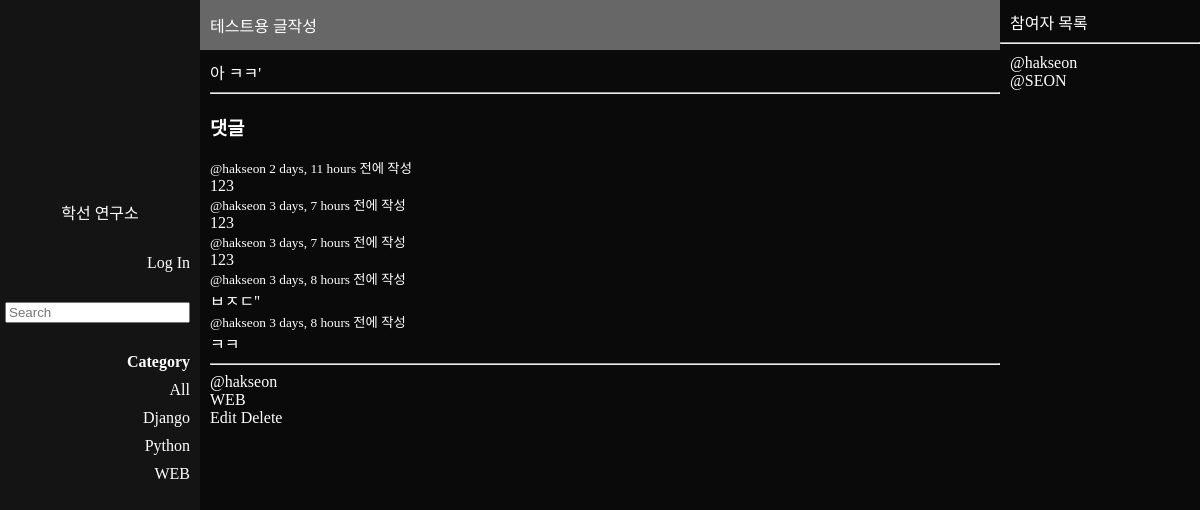
Screenshot of /post/9/ with the database file from the repository.
### app1/models.py (models this page shows, shortened)
class Topic(models.Model):
    name = models.CharField(max_length=200)

class Post(models.Model):
    host = models.ForeignKey(User, on_delete=models.SET_NULL, null=True)
    topic = models.ForeignKey(Topic, on_delete=models.SET_NULL, null=True)
    name = models.CharField(max_length=200)
    description = models.TextField(null=True, blank=True)
    participants = models.ManyToManyField(User, related_name="participants", blank=True)
    updated = models.DateTimeField(auto_now=True)
    created = models.DateTimeField(auto_now_add=True)
    class Meta:
        ordering = ["-updated", "-created"]

class Message(models.Model):
    user = models.ForeignKey(User, on_delete=models.CASCADE)
    post = models.ForeignKey(Post, on_delete=models.CASCADE)
    body = models.TextField()
    updated = models.DateTimeField(auto_now=True)
    created = models.DateTimeField(auto_now_add=True)
    class Meta:
        ordering = ["-updated", "-created"]

### app1/views.py (the view)
# urls.py: path("post/<str:pk>/", views.post, name="post"),
def post(request, pk):
    post = Post.objects.get(id=pk)
    post_messages = post.message_set.all().order_by("-created")
    participants = post.participants.all()
    topics = Topic.objects.all()
    if request.method == "POST":
        message = Message.objects.create(
            user=request.user, post=post, body=request.POST.get("body")
        )
        post.participants.add(request.user)
        return redirect("post", pk=post.id)
    context = {
        "post": post,
        "post_messages": post_messages,
        "participants": participants,
        "topics": topics,
    }
    return render(request, "app1/post.html", context)

### app1/templates/app1/post.html (shortened to what this page needs)
{% extends 'main.html' %}
{% block content %}
<div class="post">
    <div class="post_title">
        <div>{{post.name}}</div>
    </div>
    <div class="post_content">
        <div>{{post.description}}</div>
        <hr>
        <div class="comment-container">
            <h3>댓글</h3>
            {% for message in post_messages %}
                <div>
                    <small>@{{ message.user }} {{ message.created|timesince }} 전에 작성</small>
                    <p>{{ message.body }}</p>
                </div>
            {% endfor %}
        </div>
        <hr>
        <div class="preview_host">@{{post.host.username}}</div>
        <div class="preview_category">{{post.topic.name}}</div>
        <a href="{% url 'update-post' post.id %}">Edit</a>
        <a href="{% url 'delete-post' post.id %}">Delete</a>
    </div>
</div>
<div class="sidebar">
    <div class="participants">참여자 목록</div>
    <hr>
    <div class="participants">
        {% for user in participants %}
            <div><p>@{{user.username}}</p></div>
        {% endfor %}
    </div>
</div>
{% endblock %}

### templates/aside.html
<div class="lab_banner">
    <img class="lab_banner_image" src="https://static-cdn.jtvnw.net/jtv_user_pictures/3c96d34dca9cd742-profile_image-300x300.jpeg" alt="">
</div>
<div class="profile">
    <div class="profile_name"><a href="/">학선 연구소</a></div>
</div>
<div class="feature">
    {% if request.user.is_authenticated %}
        <div>안녕하세요! {{request.user}}님</div>
        <a href="{% url 'logout' %}">Log Out</a>
        <a href="{% url 'create-post' %}">Create Post</a>
    {% else %}
        <a href="{% url 'login' %}">Log In</a>
    {% endif %}
</div>
<div class="search_bar">
    <form method="GET" action="{% url 'home' %}">
        <input type="text" name="q" placeholder="Search"/>
    </form>
</div>
<div class="category">
    <div><strong>Category</strong></div>
    <div><a href="{% url 'home' %}">All</a></div>
    {% for topic in topics %}
        <div><a href="{% url 'home' %}?q={{topic.name}}">{{topic.name}}</a></div>
    {% endfor %}
</div>

### static/css/style.css (style rules this page uses)
:root { --hc-font: white; --hc-background0: rgb(0, 0, 0); --hc-background1: rgb(10, 10, 10); --hc-background2: rgb(20, 20, 20); --hc-background3: rgb(30, 30, 30); --hc-background-grey: rgb(103, 103, 103); }
a { color: inherit; text-decoration: none; }
body, p, h5 { margin: 0; padding: 0; }
body { background-color: var(--hc-background1); color: var(--hc-font); }
.lab_banner { width: 200px; height: 200px; display: flex; justify-content: center; align-items: center; }
.lab_banner_image { max-width: 100%; max-height: 100%; border-radius: 50%; padding: 30px; box-sizing: border-box; }
.profile { display: flex; align-items: center; justify-content: center; }
.feature { margin-top: 30px; display: flex; flex-direction: column; justify-content: center; text-align: right; padding-right: 10px; }
.search_bar { margin-top: 30px; display: flex; flex-direction: column; justify-content: center; text-align: right; padding-right: 10px; }
.category { margin-top: 30px; display: flex; flex-direction: column; justify-content: center; text-align: right; padding-right: 10px; row-gap: 10px; }
.post { display: flex; flex-direction: column; }
.post_title { height: 50px; display: flex; flex-direction: column; justify-content: center; padding-left: 10px; background-color: var(--hc-background-grey); }
.post_content { padding-top: 10px; padding-left: 10px; }
.sidebar { width: 200px; }
.participants { margin-top: 10px; margin-left: 10px; }

### rows the page displays
Topic: name "Django"
Topic: name "Python"
Topic: name "WEB"
Post: name "테스트용 글작성", description "아 ㅋㅋ'", host.username "hakseon", topic.name "WEB"
Message: user "hakseon", created "2 days, 11 hours", body "123"
Message: user "hakseon", created "3 days, 7 hours", body "123"
Message: user "hakseon", created "3 days, 7 hours", body "123"
Message: user "hakseon", created "3 days, 8 hours", body "ㅂㅈㄷ''"
Message: user "hakseon", created "3 days, 8 hours", body "ㅋㅋ"

### other values shown
{{ user.username }} "hakseon"
{{ user.username }} "SEON"
